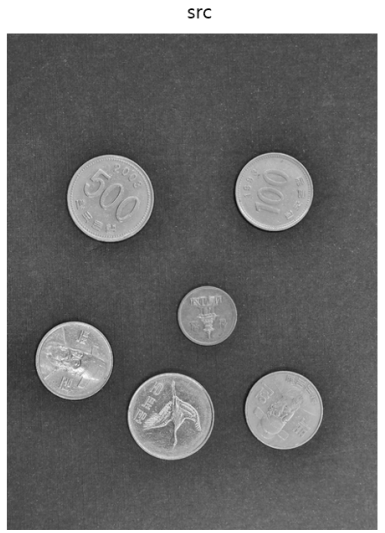
//> input picture DAY3/HW3/find_money/image/image.png, 385 x 533 px
$ ./contours_test   (built with g++ and OpenCV 4)
//> lines starting //> are read from the running program, lines starting //| are printed output that depends on the picture; after the words box and inside, x2 and y2 are one past the last pixel; in counts of white or black regions, pixels touching at a corner belong together
#include <opencv2/opencv.hpp>
#include <iostream>

void printHierarchy(const std::vector<cv::Vec4i>& hierarchy, const std::string& modeName) {
    std::cout << "== " << modeName << " ==" << std::endl;
    std::cout << "Hierarchy 정보 (형식: [next, previous, first_child, parent])" << std::endl;
    for (size_t i = 0; i < hierarchy.size(); ++i) {
        std::cout << "Contour " << i << ": ["
                  << hierarchy[i][0] << ", "
                  << hierarchy[i][1] << ", "
                  << hierarchy[i][2] << ", "
                  << hierarchy[i][3] << "]" << std::endl;
    }
    std::cout << std::endl;
}

void findContoursAndDraw(const cv::Mat& binary, int retrievalMode, const std::string& modeName, cv::Mat& outputImage) {
    std::vector<std::vector<cv::Point>> contours;
    std::vector<cv::Vec4i> hierarchy;

    // 외곽선 검출
    cv::findContours(binary, contours, hierarchy, retrievalMode, cv::CHAIN_APPROX_SIMPLE);

    // 외곽선을 출력 이미지에 그리기
    outputImage = cv::Mat::zeros(binary.size(), CV_8UC3);
    for (size_t i = 0; i < contours.size(); i++) {
        cv::drawContours(outputImage, contours, static_cast<int>(i), cv::Scalar(0, 255, 0), 2);
    }

    // 계층 정보 출력
    printHierarchy(hierarchy, modeName);
}

int main() {
    // 이미지 경로
    std::string imagePath = "../image/image.png";

    // 이미지 불러오기 (컬러 모드로 불러오기)
    cv::Mat src = cv::imread(imagePath, cv::IMREAD_COLOR);
//> src is the input picture: 533 rows x 385 cols, CV_8UC3; min 0, max 255, mean 110.6

    // 그레이스케일 변환 및 이진화
    cv::Mat gray, binary;
    cv::cvtColor(src, gray, cv::COLOR_BGR2GRAY);
    cv::threshold(gray, binary, 100, 255, cv::THRESH_BINARY);
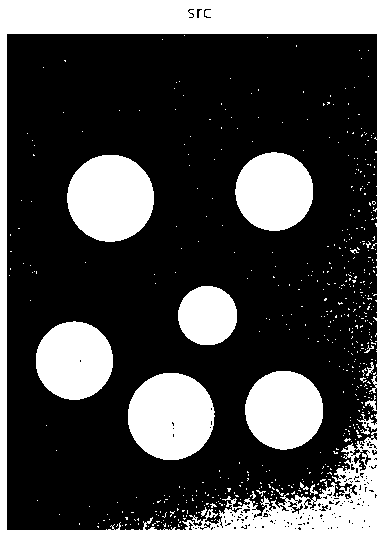
//> binary: 533 rows x 385 cols, CV_8UC1; 28.6% white; 529 white regions (515 under 20 px)

    // 각 모드에 대한 결과 이미지 출력
    cv::Mat outputImage;

    // RETR_EXTERNAL
    findContoursAndDraw(binary, cv::RETR_EXTERNAL, "RETR_EXTERNAL", outputImage);
//> in findContoursAndDraw, `cv::findContours(binary, contours, hierarchy, retrievalMode, cv::CHAIN..`: contours = 1 contour; box (x1, y1, x2, y2) and area: (0, 0, 385, 533) 204288
//> the loop in findContoursAndDraw, `for (size_t i = 0; i < contours.size(); i++)` made 1 pass
//> after the loop in findContoursAndDraw, `for (size_t i = 0; i < contours.size(); i++)`:
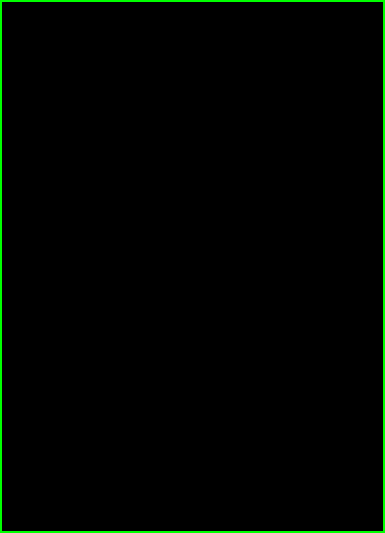
//> outputImage: 533 rows x 385 cols, CV_8UC3; mean B, G, R 0, 4.5, 0
//> the loop in printHierarchy, `for (size_t i = 0; i < hierarchy.size(); ++i)` made 1 pass
//| Contour 0: [-1, -1, -1, -1]
    cv::imshow("RETR_EXTERNAL", outputImage);

    // RETR_LIST
    findContoursAndDraw(binary, cv::RETR_LIST, "RETR_LIST", outputImage);
//> call 2 of findContoursAndDraw, with retrievalMode = 1, modeName = "RETR_LIST"
//> in findContoursAndDraw (call 2), `cv::findContours(binary, contours, hierarchy, retrievalMode, cv::CHAIN..`: contours = 750 contours, 719 with area under 20; largest, box (x1, y1, x2, y2) and area: (0, 0, 385, 533) 204288, (6, 33, 378, 531) 177264, (128, 373, 215, 460) 5834, (67, 155, 154, 242) 5832, (245, 371, 323, 450) 4732
//> after the loop in findContoursAndDraw (call 2), `for (size_t i = 0; i < contours.size(); i++)`:
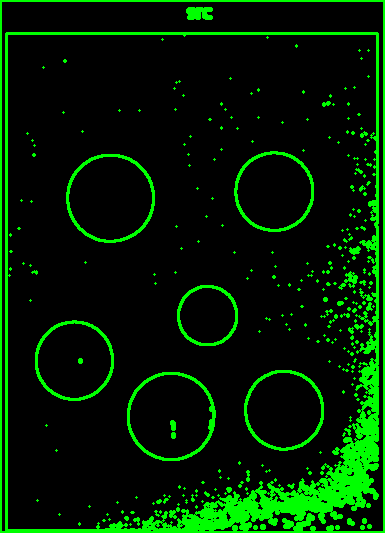
//> outputImage: 533 rows x 385 cols, CV_8UC3; mean B, G, R 0, 31.4, 0
//> the loop in printHierarchy (call 2), `for (size_t i = 0; i < hierarchy.size(); ++i)` made 750 passes
//| Contour 0: [1, -1, -1, -1]
//| Contour 1: [2, 0, -1, -1]
//| Contour 2: [3, 1, -1, -1]
//| Contour 3: [4, 2, -1, -1]
//| Contour 4: [5, 3, -1, -1]
//| Contour 5: [6, 4, -1, -1]
//| Contour 6: [7, 5, -1, -1]
//| Contour 7: [8, 6, -1, -1]
//> (output is shown up to pass 8 of 750)
    cv::imshow("RETR_LIST", outputImage);

    // RETR_CCOMP
    findContoursAndDraw(binary, cv::RETR_CCOMP, "RETR_CCOMP", outputImage);
    cv::imshow("RETR_CCOMP", outputImage);

    // RETR_TREE
    findContoursAndDraw(binary, cv::RETR_TREE, "RETR_TREE", outputImage);
    cv::imshow("RETR_TREE", outputImage);

    cv::waitKey(0);  // 키 입력 대기 후 창 닫기
    return 0;
}
